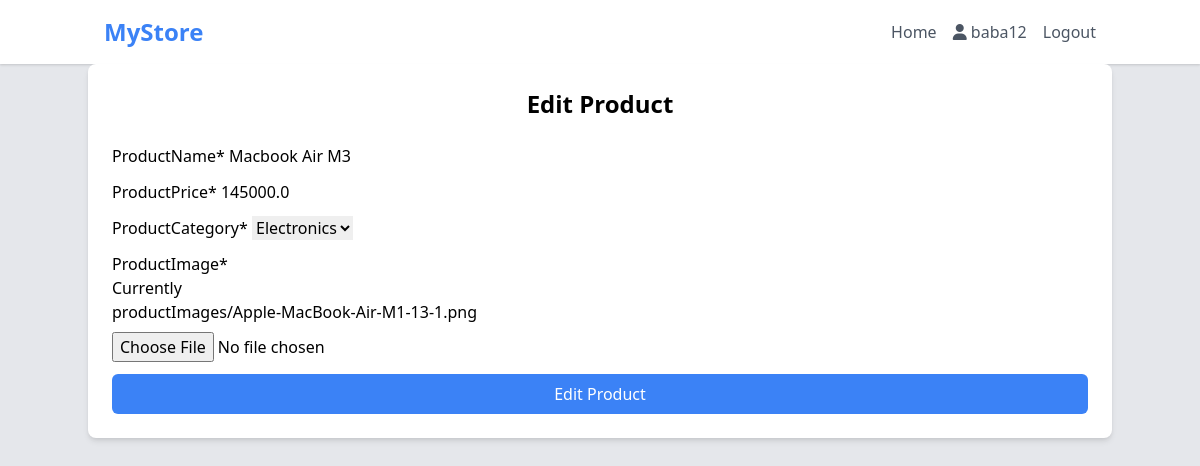
/editproduct/14/ (signed in), run on the app's committed database.
### geoapp/models.py (models this page shows, shortened)
class Product(models.Model):
    productOwner = models.ForeignKey(Shop,on_delete = models.CASCADE)
    productName = models.CharField(max_length = 50)
    productPrice = models.FloatField()
    productCategory = models.CharField(max_length = 20,default="Electronics",choices = (
        ("Electronics","Electronics"),
        ("Fashion","Fashion"),
        ("Drinks","Drinks"),
        ("Furniture","Furniture")
    ))
    productImage = models.ImageField(upload_to='productImages/',default='productImages/product_placeholder.png',null=True)

### geoapp/views.py (the view, shortened to what this page needs)
# urls.py: path('editproduct/<int:id>/',views.editproduct,name="editproduct"),
@login_required(login_url='login')
def editproduct(request,id):
    product = Product.objects.get(id=id)
    form = ProductForm(instance = product)
    context = {
        'form':form,
        'product':product
    }
    return render(request,'editproduct.html',context)

### geoapp/forms.py
class ProductForm(ModelForm):
    class Meta:
        fields = '__all__'
        exclude = ['productOwner']
        model = Product

### geoapp/templates/editproduct.html (shortened to what this page needs)
{% extends 'base.html' %}
{% load crispy_forms_tags %}
{% block content %}
<div class="container mx-auto p-6 bg-white rounded-lg shadow-md">
    <h2 class="text-2xl font-bold text-center mb-6">Edit Product</h2>
    <form action="" method="post" enctype="multipart/form-data">
       {{form|crispy}}
        <button type="submit"
            class="w-full bg-blue-500 text-white p-2 rounded-md hover:bg-blue-700 focus:outline-none focus:shadow-outline-blue">
            Edit Product
        </button>
    </form>
</div>
{% endblock %}

### templates/base.html (shortened to what this page needs)
<!DOCTYPE html>
<html lang="en">
<head>
    <link rel="stylesheet" href="https://cdn.jsdelivr.net/npm/tailwindcss@2.2.19/dist/tailwind.min.css">
    <link rel="stylesheet" href="https://cdnjs.cloudflare.com/ajax/libs/font-awesome/6.5.1/css/all.min.css" />
    <link rel="stylesheet" href="https://unpkg.com/leaflet@1.9.4/dist/leaflet.css" />
</head>
<body class="bg-gray-200">
    <nav class="bg-white shadow">
        <div class="container mx-auto px-4">
            <div class="flex items-center justify-between py-4">
                <div class="flex items-center">
                    <a href="/" class="text-2xl font-bold text-blue-500">MyStore</a>
                </div>
                <div class="hidden lg:flex space-x-4">
                    <a href="#" class="text-gray-600 hover:text-blue-500">Home</a>
                    <p class="text-gray-600 hover:text-blue-500">
                        <i class="fa-solid fa-user"></i>
                        {{request.user}}</p>
                    <a href="{%url 'logout'%}" class="text-gray-600 hover:text-blue-500 cursor-pointer">Logout</a>
                </div>
            </div>
        </div>
    </nav>
    {%block content%}{%endblock content%}
</body>
</html>

### data on the page
Product: productName "Macbook Air M3", productPrice "145000.0", productCategory "Electronics"

### other printed values
{{ request.user }} "baba12"
